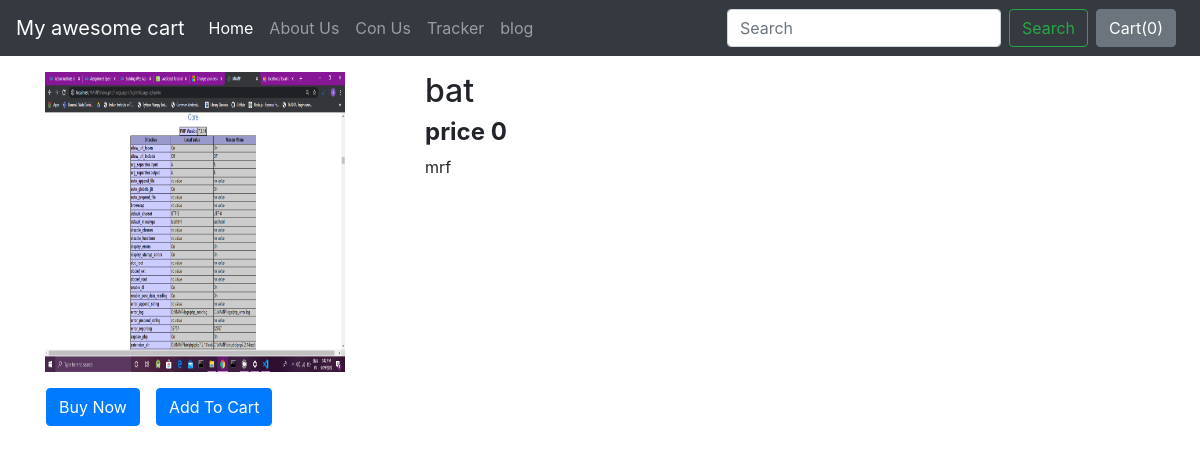
/shop/product/1, run on the app's committed database.
### shop/models.py (models this page shows)
class Product(models.Model):
    product_id=models.AutoField
    product_name=models.CharField(max_length=50)
    category=models.CharField(max_length=50,default="")
    category=models.CharField(max_length=50,default="")
    price=models.IntegerField(default=0)
    desc=models.CharField(max_length=300)
    pub_date=models.DateField()
    image=models.ImageField(upload_to="shop/images",default="")
    def __str__(self):
        return self.product_name

### shop/views.py (the view)
# urls.py: path('product/<int:myid>',views.prodview,name="product"),
def prodview(request,myid): #this is django default id
    product=Product.objects.filter(id=myid)
    print(product)
    params={'product':product}
    return render(request,'prodview.html',params)

### shop/templates/prodview.html (shortened to what this page needs)
{% extends 'base2.html'%}
{% block body%}
<div class="container my-3" >
<div class="row">
    <div class="col-md-4">
        <img src="{{product.0.image.url}}" width="300px" height="300px">
        <div class="row">
            <button class="btn btn-primary mx-3 my-3">Buy Now</button>
            <button class="btn btn-primary my-3">Add To Cart</button>
        </div>
    </div>
    <div class="col-md-8">
        <h2>{{product.0.product_name}}</h2>
        <h4><b>price {{product.0.price}}</b></h4>
        <p>{{product.0.desc}}</p>
    </div>
</div>
</div>
{% endblock %}

### data on the page
Product: image (picture), product_name "bat", price "0", desc "mrf"
